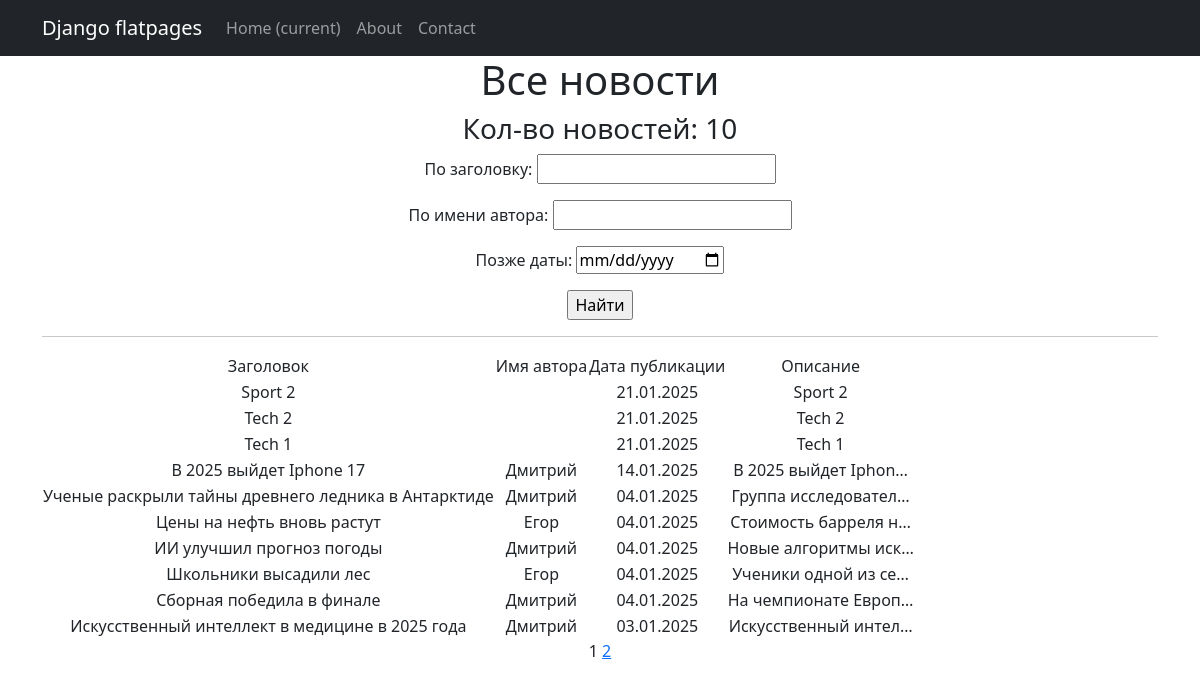
/news/search/, run on an earlier commit of the app's database.
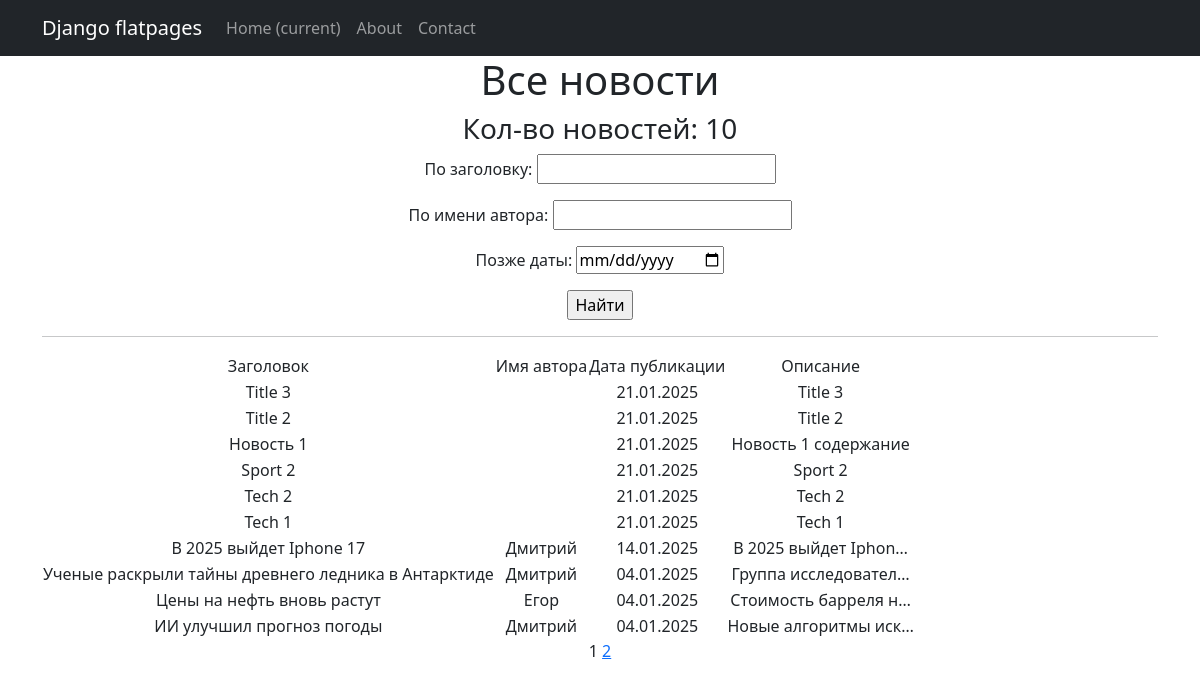
And on a later commit of the database.
### models_app/models.py (models this page shows, shortened)
class Post(models.Model):
    ARTICLE = 'AR'
    NEWS = 'NW'
    POST_TYPE_CHOICES = [
        (ARTICLE, 'Article'),
        (NEWS, 'News'),
    ]
    author = models.ForeignKey(Author, on_delete=models.CASCADE, related_name='posts')
    post_type = models.CharField(max_length=2, choices=POST_TYPE_CHOICES, default=ARTICLE)
    created_at = models.DateTimeField(auto_now_add=True)
    categories = models.ManyToManyField(Category, related_name='posts')
    title = models.CharField(max_length=255)
    content = models.TextField()
    rating = models.IntegerField(default=0)

class Author(models.Model):
    user = models.OneToOneField(User, on_delete=models.CASCADE, related_name='author')
    rating = models.IntegerField(default=0)

### models_app/views.py (the view)
# urls.py: path('news/search/', NewsListSearch.as_view(), name='news_search'),
class NewsListSearch(ListView):
    model = Post
    template_name = 'news_list_search.html'
    context_object_name = 'news_list'
    paginate_by = 10
    def get_queryset(self):
        queryset = Post.objects.filter(post_type='NW').order_by('-created_at')
        self.filterset = NewsFilter(self.request.GET, queryset)
        return self.filterset.qs
    def get_context_data(self, **kwargs):
        context = super().get_context_data(**kwargs)
        context['filterset'] = self.filterset
        return context

### models_app/templatetags/custom_filters.py (called while the page is built)
@register.filter()
def censor(string):
    bad_words = ["убийство", "фальсификация", "хакеры"]
    if not isinstance(string, str):
        raise ValueError("Фильтр 'censor' можно применять только к строкам.")
    cleaned_string = ''.join(char for char in string if char.isalnum() or char.isspace()) #очистка строки от спец символов (!,$, и т.д.)
    words = cleaned_string.split()
    for word in words:
        if word.lower() in bad_words:
            censored_word = word[0] + "*" * (len(word) - 1)
            string = string.replace(word, censored_word)
    return string

@register.simple_tag(takes_context=True)
def url_replace(context, **kwargs):
   d = context['request'].GET.copy()
   for k, v in kwargs.items():
       d[k] = v
   return d.urlencode()

### templates/news_list_search.html (shortened to what this page needs)
{% extends 'flatpages/default.html' %}
{% load custom_filters %}
{% block content %}
<h1> Все новости </h1>
<h3> Кол-во новостей: {{ news_list|length }} </h3>
<form method="get">
    {{ filterset.form.as_p }}
    <input type="submit" value="Найти"/>
</form>
<hr>
{% if news_list %}
    <table>
           <tr>
               <td>Заголовок</td>
               <td>Имя автора</td>
               <td>Дата публикации</td>
               <td>Описание</td>
           </tr>
           {% for news in news_list %}
           <tr>
               <td>{{ news.title|censor }}</td>
               <td>{{ news.author.user.first_name }}</td>
               <td>{{ news.created_at|date:'d.m.Y' }}</td>
               <td>{{ news.content|censor|truncatechars:20 }}</td>
           </tr>
           {% endfor %}
       </table>
{% else %}
    <h2> Новостей нет! </h2>
{% endif %}
   {{ page_obj.number }}
   {% if page_obj.has_next %}
       <a href="?{% url_replace page=page_obj.next_page_number %}">{{ page_obj.next_page_number }}</a>
   {% endif %}
{% endblock content %}

What changed in the data, as far as the page shows it:
no longer on this page (row unchanged): Post: title|censor "Школьники высадили лес", author.user.first_name "Егор", created_at "04.01.2025", content|censor "Ученики одной из се…"
no longer on this page (row unchanged): Post: title|censor "Сборная победила в финале", author.user.first_name "Дмитрий", created_at "04.01.2025", content|censor "На чемпионате Европ…"
no longer on this page (row unchanged): Post: title|censor "Искусственный интеллект в медицине в 2025 года", author.user.first_name "Дмитрий", created_at "03.01.2025", content|censor "Искусственный интел…"
added Post: title|censor "Title 3", created_at "21.01.2025", content|censor "Title 3"
added Post: title|censor "Title 2", created_at "21.01.2025", content|censor "Title 2"
added Post: title|censor "Новость 1", created_at "21.01.2025", content|censor "Новость 1 содержание"
